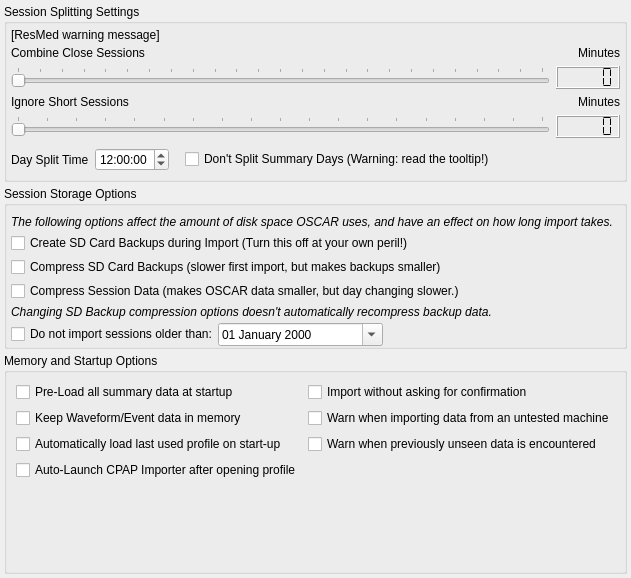
        <widget class="QWidget" name="importTab">
         <attribute name="title">
          <string>&amp;Import</string>
         </attribute>
         <layout class="QVBoxLayout" name="verticalLayout_5">
          <property name="spacing">
           <number>4</number>
          </property>
          <property name="leftMargin">
           <number>4</number>
          </property>
          <property name="topMargin">
           <number>4</number>
          </property>
          <property name="rightMargin">
           <number>4</number>
          </property>
          <property name="bottomMargin">
           <number>4</number>
          </property>
          <item>
           <widget class="QGroupBox" name="sessionSplitGroupBox">
            <property name="sizePolicy">
             <sizepolicy hsizetype="Preferred" vsizetype="Minimum">
              <horstretch>0</horstretch>
              <verstretch>0</verstretch>
             </sizepolicy>
            </property>
            <property name="title">
             <string>Session Splitting Settings</string>
            </property>
            <layout class="QVBoxLayout" name="verticalLayout_10">
             <property name="spacing">
              <number>4</number>
             </property>
             <property name="leftMargin">
              <number>4</number>
             </property>
             <property name="topMargin">
              <number>4</number>
             </property>
             <property name="rightMargin">
              <number>4</number>
             </property>
             <property name="bottomMargin">
              <number>4</number>
             </property>
             <item>
              <widget class="QLabel" name="ResMedWarning">
               <property name="sizePolicy">
                <sizepolicy hsizetype="Preferred" vsizetype="Minimum">
                 <horstretch>0</horstretch>
                 <verstretch>0</verstretch>
                </sizepolicy>
               </property>
               <property name="text">
                <string notr="true">[ResMed warning message]</string>
               </property>
               <property name="wordWrap">
                <bool>true</bool>
               </property>
               <property name="openExternalLinks">
                <bool>true</bool>
               </property>
              </widget>
             </item>
             <item>
              <widget class="QWidget" name="sessionSplitWidget" native="true">
               <property name="sizePolicy">
                <sizepolicy hsizetype="Preferred" vsizetype="Minimum">
                 <horstretch>0</horstretch>
                 <verstretch>0</verstretch>
                </sizepolicy>
               </property>
               <layout class="QVBoxLayout" name="verticalLayout_9">
                <property name="leftMargin">
                 <number>0</number>
                </property>
                <property name="topMargin">
                 <number>0</number>
                </property>
                <property name="rightMargin">
                 <number>0</number>
                </property>
                <property name="bottomMargin">
                 <number>0</number>
                </property>
                <item>
                 <layout class="QHBoxLayout" name="horizontalLayout_4">
                  <item>
                   <widget class="QLabel" name="label">
                    <property name="text">
                     <string>Combine Close Sessions </string>
                    </property>
                    <property name="alignment">
                     <set>Qt::AlignLeading|Qt::AlignLeft|Qt::AlignVCenter</set>
                    </property>
                   </widget>
                  </item>
                  <item>
                   <widget class="QLabel" name="label_4">
                    <property name="text">
                     <string>Minutes</string>
                    </property>
                    <property name="alignment">
                     <set>Qt::AlignRight|Qt::AlignTrailing|Qt::AlignVCenter</set>
                    </property>
                   </widget>
                  </item>
                 </layout>
                </item>
                <item>
                 <layout class="QHBoxLayout" name="horizontalLayout_2">
                  <item>
                   <widget class="QSlider" name="combineSlider">
                    <property name="minimumSize">
                     <size>
                      <width>0</width>
                      <height>0</height>
                     </size>
                    </property>
                    <property name="toolTip">
                     <string>Multiple sessions closer together than this value will be kept on the same day.
</string>
                    </property>
                    <property name="minimum">
                     <number>0</number>
                    </property>
                    <property name="maximum">
                     <number>240</number>
                    </property>
                    <property name="singleStep">
                     <number>10</number>
                    </property>
                    <property name="pageStep">
                     <number>30</number>
                    </property>
                    <property name="value">
                     <number>0</number>
                    </property>
                    <property name="orientation">
                     <enum>Qt::Horizontal</enum>
                    </property>
                    <property name="invertedAppearance">
                     <bool>false</bool>
                    </property>
                    <property name="invertedControls">
                     <bool>false</bool>
                    </property>
                    <property name="tickPosition">
                     <enum>QSlider::TicksAbove</enum>
                    </property>
                    <property name="tickInterval">
                     <number>10</number>
                    </property>
                   </widget>
                  </item>
                  <item>
                   <widget class="QLCDNumber" name="combineLCD">
                    <property name="frameShape">
                     <enum>QFrame::Box</enum>
                    </property>
                    <property name="digitCount">
                     <number>5</number>
                    </property>
                    <property name="segmentStyle">
                     <enum>QLCDNumber::Flat</enum>
                    </property>
                   </widget>
                  </item>
                 </layout>
                </item>
                <item>
                 <layout class="QHBoxLayout" name="horizontalLayout_5">
                  <item>
                   <widget class="QLabel" name="label_3">
                    <property name="text">
                     <string>Ignore Short Sessions</string>
                    </property>
                    <property name="alignment">
                     <set>Qt::AlignLeading|Qt::AlignLeft|Qt::AlignVCenter</set>
                    </property>
                   </widget>
                  </item>
                  <item>
                   <widget class="QLabel" name="label_5">
                    <property name="text">
                     <string>Minutes</string>
                    </property>
                    <property name="alignment">
                     <set>Qt::AlignRight|Qt::AlignTrailing|Qt::AlignVCenter</set>
                    </property>
                   </widget>
                  </item>
                 </layout>
                </item>
                <item>
                 <layout class="QHBoxLayout" name="horizontalLayout_3">
                  <property name="bottomMargin">
                   <number>4</number>
                  </property>
                  <item>
                   <widget class="QSlider" name="IgnoreSlider">
                    <property name="toolTip">
                     <string>&lt;!DOCTYPE HTML PUBLIC &quot;-//W3C//DTD HTML 4.0//EN&quot; &quot;http://www.w3.org/TR/REC-html40/strict.dtd&quot;&gt;
&lt;html&gt;&lt;head&gt;&lt;meta name=&quot;qrichtext&quot; content=&quot;1&quot; /&gt;&lt;style type=&quot;text/css&quot;&gt;
p, li { white-space: pre-wrap; }
&lt;/style&gt;&lt;/head&gt;&lt;body style=&quot; font-family:'Cantarell'; font-size:11pt; font-weight:400; font-style:normal;&quot;&gt;
&lt;p style=&quot; margin-top:0px; margin-bottom:0px; margin-left:0px; margin-right:0px; -qt-block-indent:0; text-indent:0px;&quot;&gt;Sessions shorter in duration than this will not be displayed&lt;span style=&quot; font-style:italic;&quot;&gt;.&lt;/span&gt;&lt;/p&gt;
&lt;p style=&quot;-qt-paragraph-type:empty; margin-top:0px; margin-bottom:0px; margin-left:0px; margin-right:0px; -qt-block-indent:0; text-indent:0px; font-style:italic;&quot;&gt;&lt;/p&gt;&lt;/body&gt;&lt;/html&gt;</string>
                    </property>
                    <property name="maximum">
                     <number>90</number>
                    </property>
                    <property name="pageStep">
                     <number>5</number>
                    </property>
                    <property name="orientation">
                     <enum>Qt::Horizontal</enum>
                    </property>
                    <property name="tickPosition">
                     <enum>QSlider::TicksAbove</enum>
                    </property>
                    <property name="tickInterval">
                     <number>5</number>
                    </property>
                   </widget>
                  </item>
                  <item>
                   <widget class="QLCDNumber" name="IgnoreLCD">
                    <property name="frameShape">
                     <enum>QFrame::Box</enum>
                    </property>
                    <property name="segmentStyle">
                     <enum>QLCDNumber::Flat</enum>
                    </property>
                   </widget>
                  </item>
                 </layout>
                </item>
                <item>
                 <layout class="QHBoxLayout" name="horizontalLayout">
                  <property name="bottomMargin">
                   <number>4</number>
                  </property>
                  <item>
                   <widget class="QLabel" name="label_2">
                    <property name="text">
                     <string>Day Split Time</string>
                    </property>
                    <property name="alignment">
                     <set>Qt::AlignLeading|Qt::AlignLeft|Qt::AlignVCenter</set>
                    </property>
                   </widget>
                  </item>
                  <item>
                   <widget class="QTimeEdit" name="timeEdit">
                    <property name="toolTip">
                     <string>Sessions starting before this time will go to the previous calendar day.</string>
                    </property>
                    <property name="buttonSymbols">
                     <enum>QAbstractSpinBox::UpDownArrows</enum>
                    </property>
                    <property name="dateTime">
                     <datetime>
                      <hour>12</hour>
                      <minute>0</minute>
                      <second>0</second>
                      <year>2000</year>
                      <month>1</month>
                      <day>1</day>
                     </datetime>
                    </property>
                   </widget>
                  </item>
                  <item>
                   <spacer name="horizontalSpacer_7">
                    <property name="orientation">
                     <enum>Qt::Horizontal</enum>
                    </property>
                    <property name="sizeType">
                     <enum>QSizePolicy::Minimum</enum>
                    </property>
                    <property name="sizeHint" stdset="0">
                     <size>
                      <width>10</width>
                      <height>20</height>
                     </size>
                    </property>
                   </spacer>
                  </item>
                  <item>
                   <widget class="QCheckBox" name="LockSummarySessionSplitting">
                    <property name="toolTip">
                     <string>&lt;html&gt;&lt;head/&gt;&lt;body&gt;&lt;p&gt;&lt;span style=&quot; font-weight:600;&quot;&gt;This setting should be used with caution...&lt;/span&gt; Switching it off comes with consequences involving accuracy of summary only days, as certain calculations only work properly provided summary only sessions that came from individual day records are kept together. &lt;/p&gt;&lt;p&gt;&lt;span style=&quot; font-weight:600;&quot;&gt;ResMed users:&lt;/span&gt; Just because it seems natural to you and I that the 12 noon session restart should be in the previous day, does not mean ResMed's data agrees with us. The STF.edf summary index format has serious weaknesses that make doing this not a good idea.&lt;/p&gt;&lt;p&gt;This option exists to pacify those who don't care and want to see this &amp;quot;fixed&amp;quot; no matter the costs, but know it comes with a cost. If you keep your SD card in every night, and import at least once a week, you won't see problems with this very often.&lt;/p&gt;&lt;/body&gt;&lt;/html&gt;</string>
                    </property>
                    <property name="text">
                     <string>Don't Split Summary Days (Warning: read the tooltip!)</string>
                    </property>
                   </widget>
                  </item>
                  <item>
                   <spacer name="horizontalSpacer">
                    <property name="orientation">
                     <enum>Qt::Horizontal</enum>
                    </property>
                    <property name="sizeHint" stdset="0">
                     <size>
                      <width>40</width>
                      <height>20</height>
                     </size>
                    </property>
                   </spacer>
                  </item>
                 </layout>
                </item>
               </layout>
              </widget>
             </item>
            </layout>
           </widget>
          </item>
          <item>
           <widget class="QGroupBox" name="groupBox_7">
            <property name="sizePolicy">
             <sizepolicy hsizetype="Preferred" vsizetype="Minimum">
              <horstretch>0</horstretch>
              <verstretch>0</verstretch>
             </sizepolicy>
            </property>
            <property name="title">
             <string>Session Storage Options</string>
            </property>
            <layout class="QGridLayout" name="gridLayout_9">
             <property name="leftMargin">
              <number>4</number>
             </property>
             <property name="topMargin">
              <number>9</number>
             </property>
             <property name="rightMargin">
              <number>4</number>
             </property>
             <property name="bottomMargin">
              <number>0</number>
             </property>
             <property name="horizontalSpacing">
              <number>0</number>
             </property>
             <property name="verticalSpacing">
              <number>4</number>
             </property>
             <item row="5" column="0">
              <widget class="QLabel" name="label_41">
               <property name="font">
                <font>
                 <italic>true</italic>
                </font>
               </property>
               <property name="text">
                <string>Changing SD Backup compression options doesn't automatically recompress backup data.</string>
               </property>
               <property name="wordWrap">
                <bool>true</bool>
               </property>
              </widget>
             </item>
             <item row="3" column="0">
              <widget class="QCheckBox" name="compressSDBackups">
               <property name="toolTip">
                <string>Compress ResMed (EDF) backups to save disk space.
Backed up EDF files are stored in the .gz format, 
which is common on Mac &amp; Linux platforms.. 

OSCAR can import from this compressed backup directory natively.. 
To use it with ResScan will require the .gz files to be uncompressed first..</string>
               </property>
               <property name="text">
                <string>Compress SD Card Backups (slower first import, but makes backups smaller)</string>
               </property>
              </widget>
             </item>
             <item row="1" column="0">
              <widget class="QLabel" name="label_32">
               <property name="font">
                <font>
                 <italic>true</italic>
                </font>
               </property>
               <property name="text">
                <string>The following options affect the amount of disk space OSCAR uses, and have an effect on how long import takes.</string>
               </property>
               <property name="wordWrap">
                <bool>true</bool>
               </property>
              </widget>
             </item>
             <item row="4" column="0">
              <widget class="QCheckBox" name="compressSessionData">
               <property name="toolTip">
                <string>This makes OSCAR's data take around half as much space.
But it makes import and day changing take longer.. 
If you've got a new computer with a small solid state disk, this is a good option.</string>
               </property>
               <property name="text">
                <string>Compress Session Data (makes OSCAR data smaller, but day changing slower.)</string>
               </property>
              </widget>
             </item>
             <item row="2" column="0">
              <widget class="QCheckBox" name="createSDBackups">
               <property name="toolTip">
                <string>This maintains a backup of SD-card data for ResMed machines, 

ResMed S9 series machines delete high resolution data older than 7 days, 
and graph data older than 30 days..

OSCAR can keep a copy of this data if you ever need to reinstall. 
(Highly recomended, unless your short on disk space or don't care about the graph data)</string>
               </property>
               <property name="text">
                <string>Create SD Card Backups during Import (Turn this off at your own peril!)</string>
               </property>
              </widget>
             </item>
             <item row="6" column="0">
              <layout class="QHBoxLayout" name="horizontalLayout_18">
               <property name="leftMargin">
                <number>0</number>
               </property>
               <property name="topMargin">
                <number>0</number>
               </property>
               <property name="bottomMargin">
                <number>0</number>
               </property>
               <item>
                <widget class="QCheckBox" name="ignoreOlderSessionsCheck">
                 <property name="text">
                  <string>Do not import sessions older than:</string>
                 </property>
                </widget>
               </item>
               <item>
                <widget class="QDateEdit" name="ignoreOlderSessionsDate">
                 <property name="minimumSize">
                  <size>
                   <width>165</width>
                   <height>0</height>
                  </size>
                 </property>
                 <property name="toolTip">
                  <string>Sessions older than this date will not be imported</string>
                 </property>
                 <property name="wrapping">
                  <bool>true</bool>
                 </property>
                 <property name="frame">
                  <bool>true</bool>
                 </property>
                 <property name="maximumDate">
                  <date>
                   <year>2099</year>
                   <month>12</month>
                   <day>31</day>
                  </date>
                 </property>
                 <property name="minimumDate">
                  <date>
                   <year>1970</year>
                   <month>1</month>
                   <day>2</day>
                  </date>
                 </property>
                 <property name="currentSection">
                  <enum>QDateTimeEdit::DaySection</enum>
                 </property>
                 <property name="displayFormat">
                  <string>dd MMMM yyyy</string>
                 </property>
                 <property name="calendarPopup">
                  <bool>true</bool>
                 </property>
                </widget>
               </item>
               <item>
                <spacer name="horizontalSpacer_6">
                 <property name="orientation">
                  <enum>Qt::Horizontal</enum>
                 </property>
                 <property name="sizeHint" stdset="0">
                  <size>
                   <width>40</width>
                   <height>20</height>
                  </size>
                 </property>
                </spacer>
               </item>
              </layout>
             </item>
            </layout>
           </widget>
          </item>
          <item>
           <widget class="QGroupBox" name="groupBox_8">
            <property name="sizePolicy">
             <sizepolicy hsizetype="Preferred" vsizetype="Minimum">
              <horstretch>0</horstretch>
              <verstretch>0</verstretch>
             </sizepolicy>
            </property>
            <property name="title">
             <string>Memory and Startup Options</string>
            </property>
            <layout class="QGridLayout" name="gridLayout_14">
             <item row="3" column="0">
              <widget class="QCheckBox" name="autoLaunchImporter">
               <property name="toolTip">
                <string>Bypass the login screen and load the most recent User Profile</string>
               </property>
               <property name="text">
                <string>Auto-Launch CPAP Importer after opening profile</string>
               </property>
              </widget>
             </item>
             <item row="4" column="0">
              <spacer name="verticalSpacer_2">
               <property name="orientation">
                <enum>Qt::Vertical</enum>
               </property>
               <property name="sizeHint" stdset="0">
                <size>
                 <width>20</width>
                 <height>40</height>
                </size>
               </property>
              </spacer>
             </item>
             <item row="1" column="0">
              <widget class="QCheckBox" name="cacheSessionData">
               <property name="toolTip">
                <string>&lt;html&gt;&lt;head/&gt;&lt;body&gt;&lt;p&gt;This setting keeps waveform and event data in memory after use to speed up revisiting days.&lt;/p&gt;&lt;p&gt;This is not really a necessary option, as your operating system caches previously used files too.&lt;/p&gt;&lt;p&gt;Recommendation is to leave it switched off, unless your computer has a ton of memory.&lt;/p&gt;&lt;/body&gt;&lt;/html&gt;</string>
               </property>
               <property name="text">
                <string>Keep Waveform/Event data in memory</string>
               </property>
              </widget>
             </item>
             <item row="0" column="0">
              <widget class="QCheckBox" name="preloadSummaries">
               <property name="toolTip">
                <string>&lt;html&gt;&lt;head/&gt;&lt;body&gt;&lt;p&gt;Makes starting OSCAR a bit slower, by pre-loading all the summary data in advance, which speeds up overview browsing and a few other calculations later on. &lt;/p&gt;&lt;p&gt;If you have a large amount of data, it might be worth keeping this switched off, but if you typically like to view &lt;span style=&quot; font-style:italic;&quot;&gt;everything&lt;/span&gt; in overview, all the summary data still has to be loaded anyway. &lt;/p&gt;&lt;p&gt;Note this setting doesn't affect waveform and event data, which is always demand loaded as needed.&lt;/p&gt;&lt;/body&gt;&lt;/html&gt;</string>
               </property>
               <property name="text">
                <string>Pre-Load all summary data at startup</string>
               </property>
              </widget>
             </item>
             <item row="2" column="0">
              <widget class="QCheckBox" name="autoLoadLastUsed">
               <property name="text">
                <string>Automatically load last used profile on start-up</string>
               </property>
              </widget>
             </item>
             <item row="0" column="1">
              <widget class="QCheckBox" name="automaticImport">
               <property name="toolTip">
                <string>&lt;html&gt;&lt;head/&gt;&lt;body&gt;&lt;p&gt;Cuts down on any unimportant confirmation dialogs during import.&lt;/p&gt;&lt;/body&gt;&lt;/html&gt;</string>
               </property>
               <property name="text">
                <string>Import without asking for confirmation</string>
               </property>
              </widget>
             </item>
             <item row="1" column="1">
              <widget class="QCheckBox" name="warnOnUntestedMachine">
               <property name="toolTip">
                <string>&lt;html&gt;&lt;head/&gt;&lt;body&gt;&lt;p&gt;Provide an alert when importing data from any machine model that has not yet been tested by OSCAR developers.&lt;/p&gt;&lt;/body&gt;&lt;/html&gt;</string>
               </property>
               <property name="text">
                <string>Warn when importing data from an untested machine</string>
               </property>
              </widget>
             </item>
             <item row="2" column="1">
              <widget class="QCheckBox" name="warnOnUnexpectedData">
               <property name="toolTip">
                <string>&lt;html&gt;&lt;head/&gt;&lt;body&gt;&lt;p&gt;Provide an alert when importing data that is somehow different from anything previously seen by OSCAR developers.&lt;/p&gt;&lt;/body&gt;&lt;/html&gt;</string>
               </property>
               <property name="text">
                <string>Warn when previously unseen data is encountered</string>
               </property>
              </widget>
             </item>
            </layout>
           </widget>
          </item>
         </layout>
        </widget>
